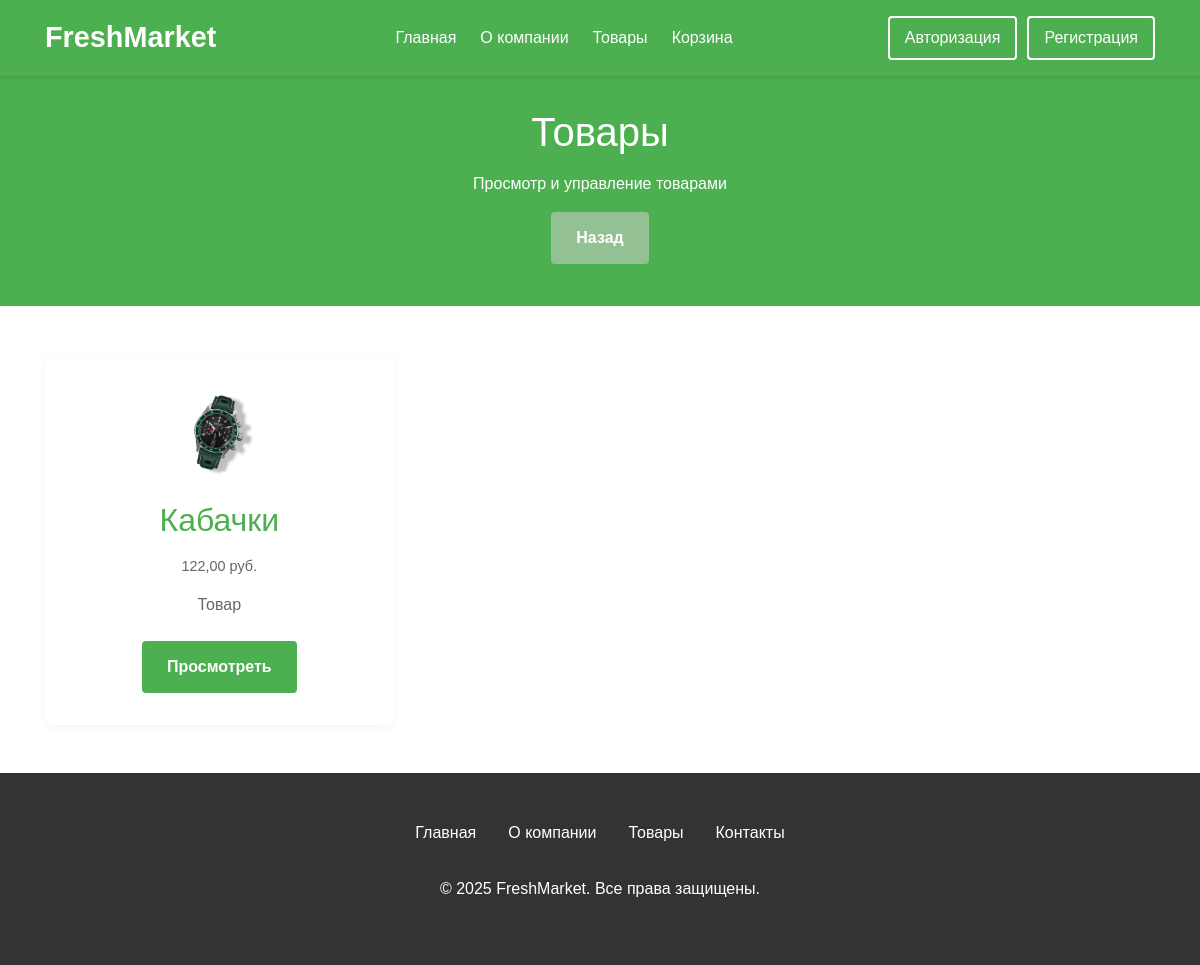
The page /admin-panel/product on the database its author committed.
### products/models.py (models this page shows, shortened)
class Product(models.Model):
    name = models.CharField(max_length=150, verbose_name="Название")
    description = models.TextField(verbose_name="Описание")
    price = models.DecimalField(
        max_digits=10,
        decimal_places=2,
        validators=[MinValueValidator(0.01)],
        verbose_name="Цена"
    )
    quantity = models.PositiveIntegerField(verbose_name="Количество")
    created_at = models.DateTimeField(auto_now_add=True, verbose_name="Дата создания")
    image = models.ImageField(upload_to='products/', verbose_name="Изображение")
    squirrels = models.DecimalField(max_digits=10, decimal_places=2, verbose_name="Белки")
    fats = models.DecimalField(max_digits=10, decimal_places=2, verbose_name="Жиры")
    carbohydrates = models.DecimalField(max_digits=10, decimal_places=2, verbose_name="Углеводы")
    calorie_content = models.DecimalField(max_digits=10, decimal_places=2, verbose_name="Калорийность")
    composition = models.TextField(verbose_name="Состав")
    additional_info = models.TextField(verbose_name="Дополнительная информация", blank=True, null=True)
    category = models.ForeignKey(
        Category,
        on_delete=models.CASCADE,
        verbose_name="Категория"
    )
    unit_of_measurement = models.ForeignKey(
        UnitOfMeasurement,
        on_delete=models.CASCADE,
        verbose_name="Единица измерения"
    )
    farmer = models.ForeignKey(
        Farmer,
        on_delete=models.CASCADE,
        verbose_name="Фермер", null=True
    )
    def get_absolute_url(self):
        return reverse('product_detail', kwargs={"pk": self.pk})
    class Meta:
        verbose_name = "Продукт"
        verbose_name_plural = "Продукты"

### products/views.py (the view)
# urls.py: path('admin-panel/product', views.ProductListView.as_view(), name="product_list"),
class ProductListView(ListView):
    model = models.Product
    template_name = 'products/admin/product/list.html'
    context_object_name = 'products'

### products/templates/products/admin/product/list.html (shortened to what this page needs)
{% extends 'products/base.html' %}
{% load static %}
{% block content %}
<section class="page-header">
    <div class="container">
        <h1>Товары</h1>
        <p>Просмотр и управление товарами</p>
    </div>
    <a href="{% url 'admin_panel' %}" class="btn back-btn">Назад</a>
</section>
<div class="container">
    <div class="dashboard">
        {% for product in products %}
        <div class="dashboard-card">
            <img src="{{ product.image.url }}" alt="{{ product.name }}">
            <h2 class="hidden-text">{{ product.name }}</h2>
            <div class="price">{{ product.price }} руб.</div>
            <p>Товар</p>
            <a href="{{ product.get_absolute_url }}" class="btn">Просмотреть</a>
        </div>
        {% empty %}
        <p>Товары отсутствуют.</p>
        {% endfor %}
    </div>
</div>
{% endblock content%}

### products/static/products/css/base.css (style rules this page uses)
* { margin: 0; padding: 0; box-sizing: border-box; font-family: 'Arial', sans-serif; }
body { background-color: #f9f9f9; color: #333; display: flex; flex-direction: column; min-height: 100vh; }
.hidden-text { display: -webkit-box; -webkit-line-clamp: 2; -webkit-box-orient: vertical; overflow: hidden; text-overflow: ellipsis; }

### products/static/products/css/header.css (style rules this page uses)
.container { width: 90%; max-width: 1200px; margin: 0 auto; }

### products/templates/products/admin/product/list.html (style rules this page uses)
.page-header { background-color: #4CAF50; color: white; padding: 2rem 0; text-align: center; margin-bottom: 3rem; }
.page-header h1 { font-size: 2.5rem; margin-bottom: 1rem; }
.dashboard { display: grid; grid-template-columns: repeat(auto-fill, minmax(300px, 1fr)); gap: 2rem; margin-bottom: 3rem; }
.dashboard-card { background-color: white; border-radius: 8px; box-shadow: 0 2px 10px rgba(0,0,0,0.05); padding: 2rem; text-align: center; transition: transform 0.3s ease; }
.dashboard-card img { max-width: 100px; height: auto; border-radius: 8px; margin-bottom: 1rem; object-fit: contain; }
.dashboard-card h2 { margin-bottom: 1rem; color: #4CAF50; }
.dashboard-card p { color: #666; margin-bottom: 1.5rem; }
.dashboard-card .price { color: #666; font-size: 0.9rem; margin-bottom: 1rem; }
.btn { display: inline-block; background-color: #4CAF50; color: white; padding: 0.8rem 1.5rem; border-radius: 4px; text-decoration: none; font-weight: bold; transition: all 0.3s ease; }
.back-btn { background-color: #93c194; display: block; width: fit-content; margin: 10px auto; }

### rows shown on the page
Product: image (picture), name "Кабачки", price "122,00"
